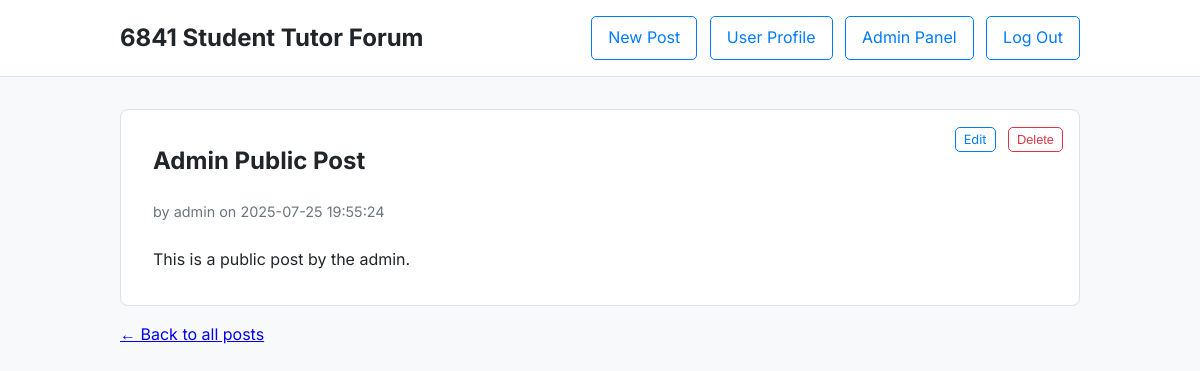
Page /post/1 (signed in) on the committed database.
### tables this page shows
CREATE TABLE posts (
  id INTEGER PRIMARY KEY AUTOINCREMENT,
  author_id INTEGER NOT NULL,
  timestamp DATETIME DEFAULT CURRENT_TIMESTAMP,
  title TEXT NOT NULL,
  content TEXT NOT NULL,
  visibility TEXT NOT NULL DEFAULT 'public',
  FOREIGN KEY (author_id) REFERENCES users (id)
);

CREATE TABLE users (
  id INTEGER PRIMARY KEY AUTOINCREMENT,
  username TEXT UNIQUE NOT NULL,
  password TEXT NOT NULL,
  role TEXT NOT NULL DEFAULT 'user',
  first_name TEXT,
  last_name TEXT,
  profile_pic_url TEXT
);

### app.py (the view)
@app.route('/post/<int:post_id>')
def post(post_id):
    if 'user_id' not in session:
        return redirect(url_for('login'))
    db = get_db()
    post_data = db.execute('SELECT p.id, p.title, p.content, p.timestamp, p.visibility, p.author_id, u.username as author FROM posts p JOIN users u ON p.author_id = u.id WHERE p.id = ?', [post_id]).fetchone()
    if post_data is None:
        abort(404)
    if post_data['visibility'] == 'private' and post_data['author_id'] != session['user_id'] and session.get('role') != 'admin':
        flash('This post is private.', 'error')
        return redirect(url_for('home'))
    return render_template('post.html', post=post_data)

### app.py (called while the page is built)
def get_db():
    if not hasattr(g, 'sqlite_db'):
        g.sqlite_db = sqlite3.connect(DATABASE)
        g.sqlite_db.row_factory = sqlite3.Row
    return g.sqlite_db

### templates/post.html
{% extends "layout.html" %}
{% block content %}
<div class="post-full">
    <div class="post-actions">
        {% if post.author_id == session['user_id'] %}
            <a href="{{ url_for('edit_post', post_id=post.id) }}" class="button-small">Edit</a>
            <form action="{{ url_for('delete_post', post_id=post.id) }}" method="post" style="display:inline;">
                <button type="submit" class="button-small button-danger">Delete</button>
            </form>
        {% endif %}
    </div>
    <h2>{{ post.title }}</h2>
    <p class="post-meta">by {{ post.author }} on {{ post.timestamp }}</p>
    <div class="post-content">{{ post.content | safe }}</div>
</div>
<a href="{{ url_for('home') }}">&larr; Back to all posts</a>
{% endblock %}

### static/style.css (style rules this page uses)
:root { --primary-color: #007bff; --primary-hover-color: #0056b3; --background-color: #f8f9fa; --surface-color: #ffffff; --text-color: #212529; --border-color: #dee2e6; --error-color: #dc3545; --success-color: #28a745; --danger-color: #dc3545; --danger-hover-color: #c82333; }
body { font-family: 'Inter', sans-serif; background-color: var(--background-color); color: var(--text-color); margin: 0; line-height: 1.6; }
.button, .button-small { background-color: var(--surface-color); color: var(--primary-color); border: 1px solid var(--primary-color); padding: 0.5rem 1rem; border-radius: 5px; cursor: pointer; transition: all 0.2s ease-in-out; text-decoration: none; }
.button-small { padding: 0.25rem 0.5rem; font-size: 0.8rem; }
.button-danger { border-color: var(--danger-color); color: var(--danger-color); }
.post-meta { font-size: 0.9rem; color: #6c757d; margin-bottom: 1rem; }
.post-actions { position: absolute; top: 1rem; right: 1rem; }
.post-actions > * { margin-left: 0.5rem; }
.post-full { position: relative; background-color: var(--surface-color); padding: 2rem; border: 1px solid var(--border-color); border-radius: 8px; margin-bottom: 1rem; }
.post-full h2 { margin-top: 0; }
.post-content { margin-top: 1.5rem; }

### rows in the picture
posts: title "Admin Public Post", timestamp "2025-07-25 19:55:24", content "This is a public post by the admin."
users: author "admin"
